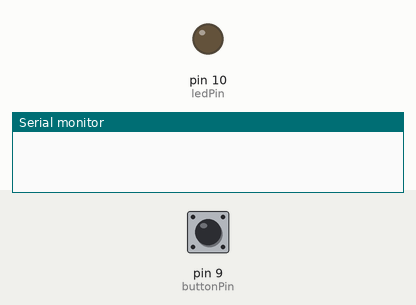
This sketch was run on a simulated Arduino Uno, built with avr-gcc and run on an emulated ATmega328P. Shown: output pins drawn as LEDs (lit = HIGH), the last lines printed to the serial monitor. Inputs (shaded band) come from the test bench; at power-on: pin 9 (buttonPin) LOW.

Above: at 2.2 s.
2.3 s: pin 9 (buttonPin) pulled HIGH for 0.15 s
At 2.37 s:
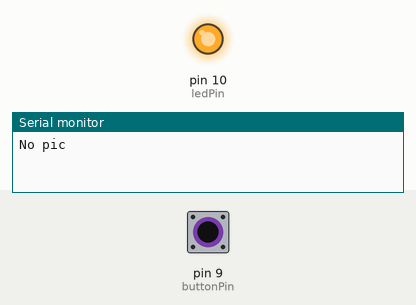
Timing chart, 0 to 5.3 s (numbered marks = the images above; inputs shaded):
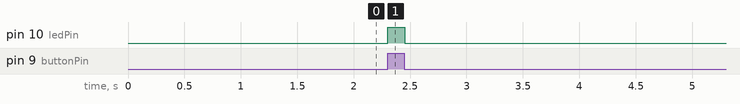

Measured:
- after the input at 2.3 s, pin 10 (ledPin): LOW → HIGH at once, → LOW 0.15 s later

The sketch:

buttonforcamera2loop.ino
```cpp
#include <SoftwareSerial.h>
byte incomingbyte;
SoftwareSerial cameraSerial = SoftwareSerial(2, 3);
int a=0x0000,  //Read Starting address
    j=0,
    k=0,
    count=0;
uint8_t MH,ML;
boolean EndFlag=0;
const int  buttonPin = 9;    // the pin that the pushbutton is attached to
const int ledPin = 10;       // the pin that the LED is attached to

// Variables will change:
int buttonPushCounter = 0;   // counter for the number of button presses
int buttonState = 0;         // current state of the button
int lastButtonState = 0;     // previous state of the button

//Send Reset command
void SendResetCmd() {
  cameraSerial.write((byte)0x56);
  cameraSerial.write((byte)0x00);
  cameraSerial.write((byte)0x26);
  cameraSerial.write((byte)0x00);
}

//Send take picture command
void SendTakePhotoCmd() {
  cameraSerial.write((byte)0x56);
  cameraSerial.write((byte)0x00);
  cameraSerial.write((byte)0x36);
  cameraSerial.write((byte)0x01);
  cameraSerial.write((byte)0x00);

  a = 0x0000; //reset so that another picture can taken
}

void FrameSize() {
  cameraSerial.write((byte)0x56);
  cameraSerial.write((byte)0x00);
  cameraSerial.write((byte)0x34);
  cameraSerial.write((byte)0x01);
  cameraSerial.write((byte)0x00);
}

//Read data
void SendReadDataCmd() {
  MH=a/0x100;
  ML=a%0x100;

  cameraSerial.write((byte)0x56);
  cameraSerial.write((byte)0x00);
  cameraSerial.write((byte)0x32);
  cameraSerial.write((byte)0x0c);
  cameraSerial.write((byte)0x00);
  cameraSerial.write((byte)0x0a);
  cameraSerial.write((byte)0x00);
  cameraSerial.write((byte)0x00);
  cameraSerial.write((byte)MH);
  cameraSerial.write((byte)ML);
  cameraSerial.write((byte)0x00);
  cameraSerial.write((byte)0x00);
  cameraSerial.write((byte)0x00);
  cameraSerial.write((byte)0x20);
  cameraSerial.write((byte)0x00);
  cameraSerial.write((byte)0x0a);

  a+=0x20;
}

void StopTakePhotoCmd() {
  cameraSerial.write((byte)0x56);
  cameraSerial.write((byte)0x00);
  cameraSerial.write((byte)0x36);
  cameraSerial.write((byte)0x01);
  cameraSerial.write((byte)0x03);
}

void setup() {
  // initialize the button pin as a input:
  pinMode(buttonPin, INPUT);
  // initialize the LED as an output:
  pinMode(ledPin, OUTPUT);
  // initialize serial communication:
  Serial.begin(38400);
  cameraSerial.begin(38400);
  SendResetCmd();
  delay(1000);
}


void loop() {
  buttonState = digitalRead(buttonPin);

  if (buttonState != lastButtonState) {
    if (buttonState == HIGH) {
      Serial.println("No pic");
      digitalWrite(ledPin, HIGH);//LED ON
    } else {
      for(int i=0; i < 2; i++){
      SendTakePhotoCmd();
      digitalWrite(ledPin, LOW); //LED OFF
      Serial.print("Start");
  delay(100);
  while(cameraSerial.available()>0) {
    incomingbyte=cameraSerial.read();
  }
  byte b[32];

  while(!EndFlag) {
    j=0;
    k=0;
    count=0;
    SendReadDataCmd();

    delay(75); //try going up
    while(cameraSerial.available()>0) {
      incomingbyte=cameraSerial.read();
      k++;
      if((k>5)&&(j<32)&&(!EndFlag)) {
        b[j]=incomingbyte;
        if((b[j-1]==0xFF)&&(b[j]==0xD9))
        EndFlag=1;
        j++;
        count++;
      }
    }

    for(j=0;j<count;j++) {
      if(b[j]<0x10)
        Serial.print("0");
      Serial.print(b[j], HEX);
    }
    Serial.print("");//changed from serial.println();
  }

  delay(100);
  StopTakePhotoCmd(); //stop this picture so another one can be taken
  EndFlag = 0; //reset flag to allow another picture to be read
  //Serial.println();//added
  Serial.println("End");
  //Serial.println();
  delay(100);
    }
    }
  }

  lastButtonState = buttonState;
}
```
